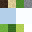

Reproduce this figure in Python.
"""
The aquarium: a one-block glass tank with a dark wooden frame, a sand floor, water, a sprig of kelp and a pebble.
Written straight as an item model (no Blockbench needed), worn by the display a placed tank stands in and by the item.

  aquarium.json  (rainsfishing:item/aquarium)   aquarium.png  (32x32 atlas)
  joined/aquarium_<mask>.json   the look of a placed block joined to neighbours (north 1, east 2, south 4, west 8),
                                so tanks side by side read as one

    python3 aquarium.py
"""
import json
import os
import random

from PIL import Image

HERE = os.path.dirname(os.path.abspath(__file__))
NS = "rainsfishing"
SIZE = 32
rng = random.Random(11)

# atlas regions, in texels: name -> (x, y, w, h)
REGIONS = {"frame": (0, 0, 8, 8), "sand": (8, 0, 8, 8), "kelp": (16, 0, 8, 8), "pebble": (24, 0, 8, 8),
           "water": (0, 8, 16, 16), "glass": (16, 8, 16, 16),
           "kelp_light": (0, 24, 8, 8), "kelp_dark": (8, 24, 8, 8), "bladder": (16, 24, 8, 8)}


def paint():
    image = Image.new("RGBA", (SIZE, SIZE), (0, 0, 0, 0))
    px = image.load()

    def fill(name, colour):
        x0, y0, w, h = REGIONS[name]
        for y in range(y0, y0 + h):
            for x in range(x0, x0 + w):
                px[x, y] = colour(x - x0, y - y0, w, h)

    def jitter(base, amount):
        # one shift for all three channels: lighter or darker, never a different hue
        shift = rng.randint(-amount, amount)
        return tuple(max(0, min(255, c + shift)) for c in base)

    fill("frame", lambda x, y, w, h: jitter((58, 40, 28), 8) + (255,))
    fill("sand", lambda x, y, w, h: jitter((219, 203, 150), 14) + (255,))
    # Minecraft's kelp greens: a darker stalk, lighter fronds, and the yellow-green air bladders it carries
    fill("kelp", lambda x, y, w, h: jitter((76, 140, 44), 6) + (255,))
    fill("kelp_dark", lambda x, y, w, h: jitter((52, 104, 34) if y % 2 else (60, 116, 38), 4) + (255,))
    fill("kelp_light", lambda x, y, w, h: jitter((110, 176, 62), 6) + (255,))
    fill("bladder", lambda x, y, w, h: jitter((176, 206, 84), 6) + (255,))
    fill("pebble", lambda x, y, w, h: jitter((128, 132, 138), 12) + (255,))
    # water and glass are even all over: joined tanks put block after block of them side by side, and any pattern
    # in them shows as a seam every block
    fill("water", lambda x, y, w, h: (52, 128, 196, 96))
    fill("glass", lambda x, y, w, h: (210, 235, 255, 30))
    return image


def uv(name, side_w=None, side_h=None):
    x0, y0, w, h = REGIONS[name]
    k = 16 / SIZE
    return [x0 * k, y0 * k, (x0 + (side_w or w)) * k, (y0 + (side_h or h)) * k]


def cube(name, frm, to, material, sides=None):
    faces = {}
    for side in ("north", "east", "south", "west", "up", "down"):
        if sides is not None and side not in sides:
            continue
        faces[side] = {"uv": uv(material), "texture": "#0"}
    return {"name": name, "from": frm, "to": to, "faces": faces}


N, E, S, W = 1, 2, 4, 8


def kelp(name, x, z, segments):
    """
    A little kelp after Minecraft's own: a thin stalk swaying a quarter step left and right per segment, a frond off
    every segment on alternating sides, and a round air bladder on top. x, z: where its foot stands.
    """
    e = []
    y = 2.5
    sway = (0, 0.25, 0.5, 0.25)
    for n in range(segments):
        dx = sway[n % len(sway)]
        e.append(cube("%s_stalk%d" % (name, n), [x + dx, y, z], [x + dx + 0.75, y + 1.5, z + 0.75], "kelp_dark"))
        side = -1 if n % 2 == 0 else 1
        fx = x + dx - 0.75 if side < 0 else x + dx + 0.75
        e.append(cube("%s_frond%d" % (name, n), [fx, y + 0.5, z + 0.125], [fx + 0.75, y + 1.25, z + 0.625],
                      "kelp_light"))
        if n % 2 == 1:
            # a frond tip curling up, like the kelp texture's leaf ends
            tx = fx - 0.25 if side < 0 else fx + 0.5
            e.append(cube("%s_tip%d" % (name, n), [tx, y + 1.25, z + 0.125], [tx + 0.5, y + 1.75, z + 0.625],
                          "kelp_light"))
        y += 1.5
    dx = sway[segments % len(sway)]
    e.append(cube(name + "_bladder", [x + dx - 0.125, y, z - 0.125], [x + dx + 0.875, y + 1, z + 0.875], "bladder"))
    return e


def elements(mask=0):
    """One block of a tank, joined to its neighbours on the sides in mask: no glass, frame or water wall there."""
    def has(side):
        return bool(mask & side)

    # how far floor, water and rims reach along x and z: to the block's edge where a neighbour carries on
    x0, x1 = (0 if has(W) else 1), (16 if has(E) else 15)
    z0, z1 = (0 if has(N) else 1), (16 if has(S) else 15)
    y0, y1 = 1, 15
    e = []
    # a corner post stands only where neither side next to it goes on
    for name, (x, z), sides in (("nw", (0, 0), (N, W)), ("ne", (15, 0), (N, E)), ("sw", (0, 15), (S, W)),
                                ("se", (15, 15), (S, E))):
        if not any(has(side) for side in sides):
            e.append(cube("post_" + name, [x, 0, z], [x + 1, 16, z + 1], "frame"))
    for y in (0, 15):
        if not has(N):
            e.append(cube("rim_n%d" % y, [x0, y, 0], [x1, y + 1, 1], "frame"))
        if not has(S):
            e.append(cube("rim_s%d" % y, [x0, y, 15], [x1, y + 1, 16], "frame"))
        if not has(W):
            e.append(cube("rim_w%d" % y, [0, y, z0], [1, y + 1, z1], "frame"))
        if not has(E):
            e.append(cube("rim_e%d" % y, [15, y, z0], [16, y + 1, z1], "frame"))
    water_faces = [face for face, side in (("north", N), ("south", S), ("west", W), ("east", E)) if not has(side)]
    e.append(cube("floor", [x0, 0, z0], [x1, 1, z1], "frame"))
    e.append(cube("sand", [x0, 1, z0], [x1, 2.5, z1], "sand", tuple(["up"] + water_faces)))
    # the decoration moves with the mask, so a long tank is not the same block over and over
    if mask % 3 == 0:
        e.extend(kelp("kelp_a", 3, 11, 5))
        e.extend(kelp("kelp_b", 5.5, 12.5, 3))
    if mask % 3 == 1:
        e.extend(kelp("kelp_c", 12, 4, 4))
    if mask % 4 == 0:
        e.append(cube("pebble", [10, 2.5, 10], [12.5, 3.5, 12], "pebble"))
    elif mask % 4 == 2:
        e.append(cube("pebble", [4, 2.5, 5], [6, 3.5, 6.5], "pebble"))
    e.append(cube("water", [x0, 2.5, z0], [x1, 13.5, z1], "water", tuple(water_faces + ["up"])))
    # glass panes just inside the frame, each a single face outward, only on open sides
    if not has(N):
        e.append(cube("glass_n", [x0, y0, 0.5], [x1, y1, 0.5], "glass", ("north",)))
    if not has(S):
        e.append(cube("glass_s", [x0, y0, 15.5], [x1, y1, 15.5], "glass", ("south",)))
    if not has(W):
        e.append(cube("glass_w", [0.5, y0, z0], [0.5, y1, z1], "glass", ("west",)))
    if not has(E):
        e.append(cube("glass_e", [15.5, y0, z0], [15.5, y1, z1], "glass", ("east",)))
    return e


def main():
    texture = NS + ":item/aquarium"
    model = {
        "textures": {"0": texture, "particle": texture},
        "elements": elements(0),
        "display": {
            "gui": {"rotation": [30, 225, 0], "scale": [0.625, 0.625, 0.625]},
            "ground": {"translation": [0, 3, 0], "scale": [0.25, 0.25, 0.25]},
            "fixed": {"scale": [0.5, 0.5, 0.5]},
            "thirdperson_righthand": {"rotation": [75, 45, 0], "translation": [0, 2.5, 0], "scale": [0.375] * 3},
            "firstperson_righthand": {"rotation": [0, 45, 0], "scale": [0.4, 0.4, 0.4]},
            "firstperson_lefthand": {"rotation": [0, 225, 0], "scale": [0.4, 0.4, 0.4]},
        },
    }
    with open(os.path.join(HERE, "aquarium.json"), "w") as out:
        json.dump(model, out, indent=1)
    # a placed block wears one of 16 looks, by the sides it is joined on (TankRule.look)
    os.makedirs(os.path.join(HERE, "joined"), exist_ok=True)
    for mask in range(16):
        joined = {"textures": model["textures"], "elements": elements(mask)}
        with open(os.path.join(HERE, "joined", "aquarium_%d.json" % mask), "w") as out:
            json.dump(joined, out, separators=(",", ":"))
    paint().save(os.path.join(HERE, "aquarium.png"))
    print(len(model["elements"]), "elements, 16 joined looks")


if __name__ == "__main__":
    main()
